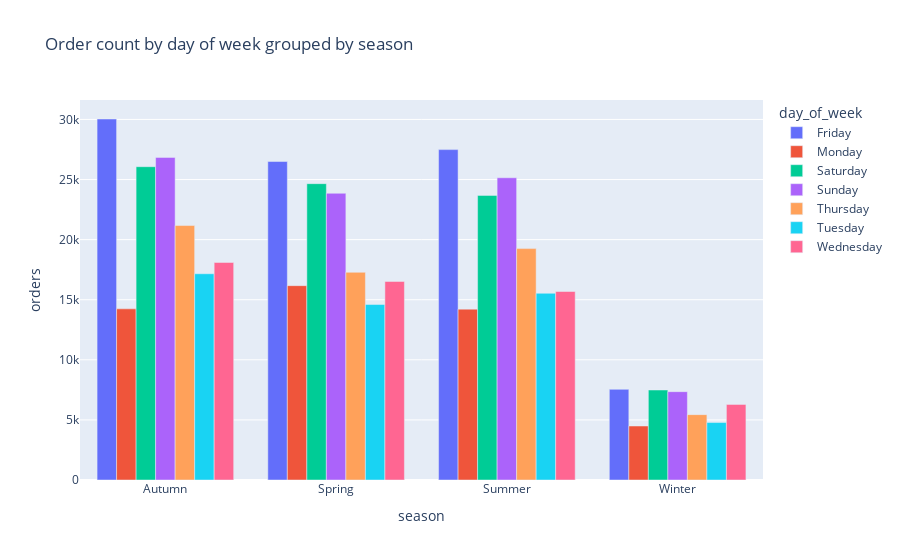

Here is the notebook cell this chart was saved with:
### Markdown cell above
1) January appears to have the highest number of orders, while the orders in February, March, and April are slightly less but relatively consistent.
2) There's a noticeable drop in orders in August (month 8), which could be due to various factors such as holidays or seasonal changes in customer behaviour.

### Code cell
# plot day of the week grouped by season in a grouped bar chart plotly 

grouped = eda_train.groupby(['day_of_week', 'season'])['orders'].sum().reset_index()

fig = px.bar(grouped, x='season', y='orders', color='day_of_week', title='Order count by day of week grouped by season', barmode='group')
fig.show()

### Figure 1 — Plotly figure (JSON) as saved in the notebook; plotly's stock layout.template omitted (floating-point values rounded to 4 significant figures)
{"data": [{"alignmentgroup": "True", "hovertemplate": "day_of_week=Friday<br>season=%{x}<br>orders=%{y}<extra></extra>", "legendgroup": "Friday", "marker": {"color": "#636efa", "pattern": {"shape": ""}}, "name": "Friday", "offsetgroup": "Friday", "orientation": "v", "showlegend": true, "textposition": "auto", "type": "bar", "x": ["Autumn", "Spring", "Summer", "Winter"], "xaxis": "x", "y": [30037, 26498, 27489, 7543], "yaxis": "y"}, {"alignmentgroup": "True", "hovertemplate": "day_of_week=Monday<br>season=%{x}<br>orders=%{y}<extra></extra>", "legendgroup": "Monday", "marker": {"color": "#EF553B", "pattern": {"shape": ""}}, "name": "Monday", "offsetgroup": "Monday", "orientation": "v", "showlegend": true, "textposition": "auto", "type": "bar", "x": ["Autumn", "Spring", "Summer", "Winter"], "xaxis": "x", "y": [14241, 16169, 14217, 4493], "yaxis": "y"}, {"alignmentgroup": "True", "hovertemplate": "day_of_week=Saturday<br>season=%{x}<br>orders=%{y}<extra></extra>", "legendgroup": "Saturday", "marker": {"color": "#00cc96", "pattern": {"shape": ""}}, "name": "Saturday", "offsetgroup": "Saturday", "orientation": "v", "showlegend": true, "textposition": "auto", "type": "bar", "x": ["Autumn", "Spring", "Summer", "Winter"], "xaxis": "x", "y": [26068, 24657, 23682, 7488], "yaxis": "y"}, {"alignmentgroup": "True", "hovertemplate": "day_of_week=Sunday<br>season=%{x}<br>orders=%{y}<extra></extra>", "legendgroup": "Sunday", "marker": {"color": "#ab63fa", "pattern": {"shape": ""}}, "name": "Sunday", "offsetgroup": "Sunday", "orientation": "v", "showlegend": true, "textposition": "auto", "type": "bar", "x": ["Autumn", "Spring", "Summer", "Winter"], "xaxis": "x", "y": [26844, 23857, 25149, 7350], "yaxis": "y"}, {"alignmentgroup": "True", "hovertemplate": "day_of_week=Thursday<br>season=%{x}<br>orders=%{y}<extra></extra>", "legendgroup": "Thursday", "marker": {"color": "#FFA15A", "pattern": {"shape": ""}}, "name": "Thursday", "offsetgroup": "Thursday", "orientation": "v", "showlegend": true, "textposition": "auto", "type": "bar", "x": ["Autumn", "Spring", "Summer", "Winter"], "xaxis": "x", "y": [21172, 17281, 19254, 5439], "yaxis": "y"}, {"alignmentgroup": "True", "hovertemplate": "day_of_week=Tuesday<br>season=%{x}<br>orders=%{y}<extra></extra>", "legendgroup": "Tuesday", "marker": {"color": "#19d3f3", "pattern": {"shape": ""}}, "name": "Tuesday", "offsetgroup": "Tuesday", "orientation": "v", "showlegend": true, "textposition": "auto", "type": "bar", "x": ["Autumn", "Spring", "Summer", "Winter"], "xaxis": "x", "y": [17160, 14601, 15535, 4781], "yaxis": "y"}, {"alignmentgroup": "True", "hovertemplate": "day_of_week=Wednesday<br>season=%{x}<br>orders=%{y}<extra></extra>", "legendgroup": "Wednesday", "marker": {"color": "#FF6692", "pattern": {"shape": ""}}, "name": "Wednesday", "offsetgroup": "Wednesday", "orientation": "v", "showlegend": true, "textposition": "auto", "type": "bar", "x": ["Autumn", "Spring", "Summer", "Winter"], "xaxis": "x", "y": [18101, 16520, 15683, 6292], "yaxis": "y"}], "layout": {"barmode": "group", "legend": {"title": {"text": "day_of_week"}, "tracegroupgap": 0}, "title": {"text": "Order count by day of week grouped by season"}, "xaxis": {"anchor": "y", "domain": [0, 1], "title": {"text": "season"}}, "yaxis": {"anchor": "x", "domain": [0, 1], "title": {"text": "orders"}}}}
